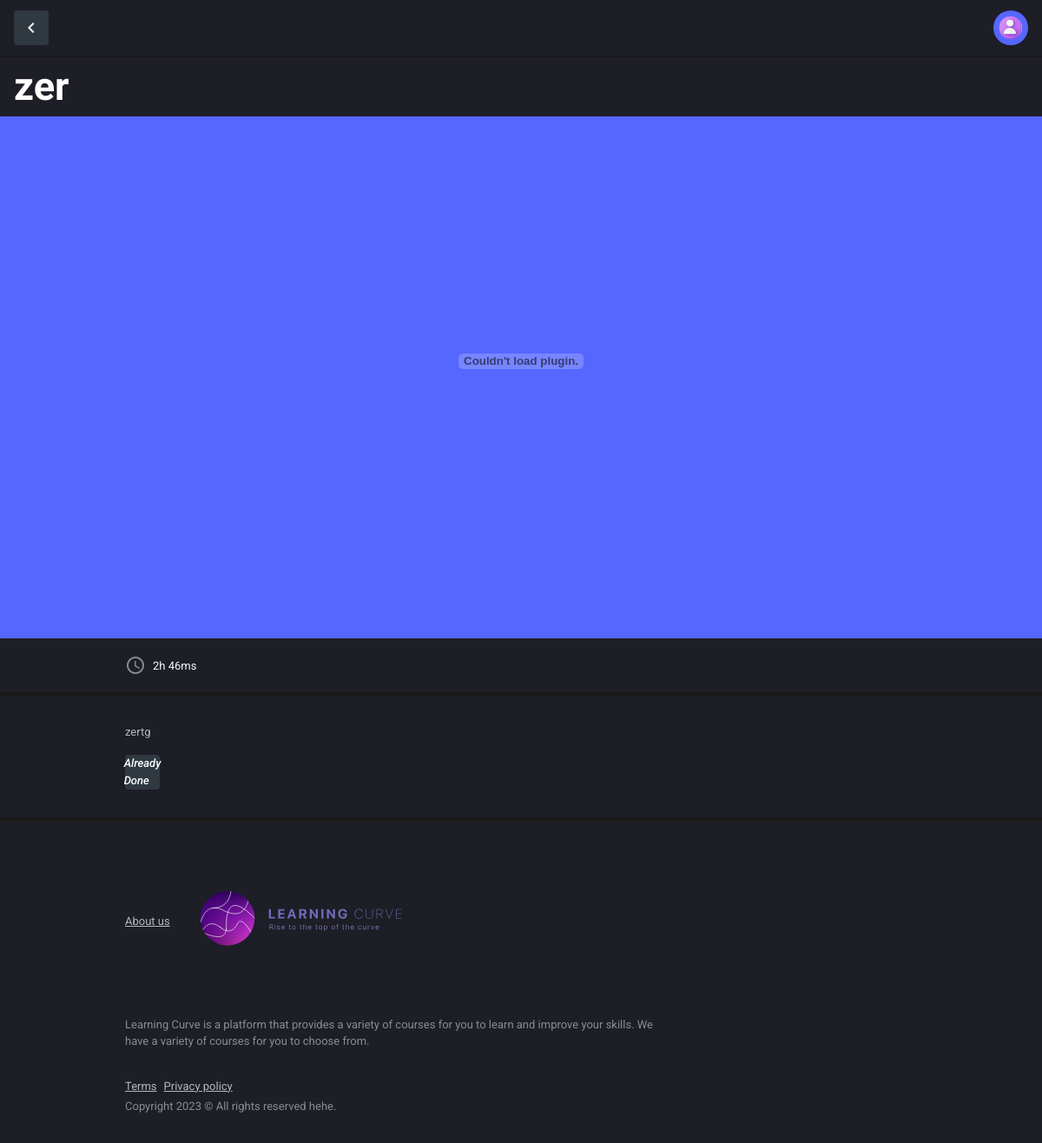
Page /learningcurveapp/chapter/3 (signed in) on the earlier database version.
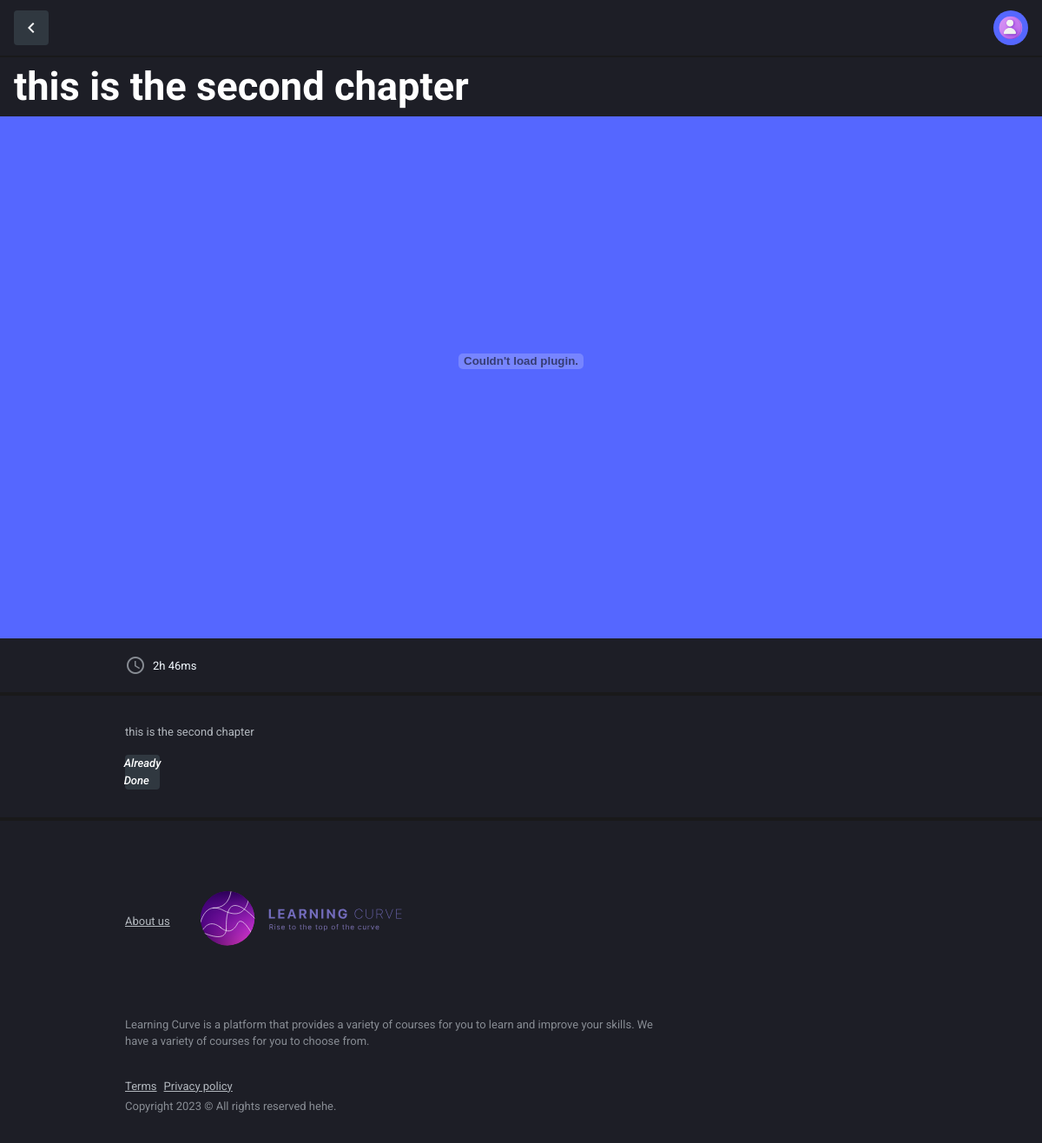
Same page on the later database version.
### learningcurveapp/models.py (models this page shows, shortened)
class Chapter(models.Model):
    title = models.CharField(max_length=100, default='')
    description = models.TextField(default='')
    number = models.PositiveSmallIntegerField(validators=[MinValueValidator(0)])
    course = models.ForeignKey(Course, on_delete=models.CASCADE,related_name='chapter_course')
    content= models.FileField(max_length=1000, default='',upload_to='chapters/')
    content_type = models.CharField(choices=TYPE, max_length=10, default='pdf')
    time = models.PositiveSmallIntegerField(validators=[MinValueValidator(0)],default=0)

### learningcurveapp/views.py (the view)
# urls.py: path('chapter/<int:id>', views.chapter, name='chapter'),
@login_required
def chapter(request,id):
    role=request.user.groups.first().name
    chapter=Chapter.objects.get(id=id)
    chapter_completed=False
    if(role=='student'):
        student = Student.objects.get(user=request.user)
        chapter_completed = ChapterCompletion.objects.filter(chapter=chapter, student=student).exists()
    return render(request, 'learningcurveapp/chapter.html',context ={'chapter':chapter,'role':role,'chapter_completed':chapter_completed,'id':chapter.course_id})

### learningcurveapp/templates/learningcurveapp/chapter.html (shortened to what this page needs)
<!DOCTYPE html>
<html lang="en"
      dir="ltr"
      class="dark-mode">
<head>
    {% load static %}
    <link type="text/css"
          href="https://cdnjs.cloudflare.com/ajax/libs/spinkit/1.2.5/spinkit.min.css"
          rel="stylesheet">
    <link type="text/css"
          href="https://cdnjs.cloudflare.com/ajax/libs/jquery.perfect-scrollbar/1.5.2/css/perfect-scrollbar.min.css"
          rel="stylesheet">
    <link type="text/css"
          href="https://cdnjs.cloudflare.com/ajax/libs/font-awesome/5.15.3/css/all.min.css"
          rel="stylesheet">
    <link type="text/css"
          href="{% static 'learningcurveapp/css/preloader.css' %}"
          rel="stylesheet">
    <link type="text/css"
          href="{% static 'learningcurveapp/css/app.css' %}"
          rel="stylesheet">
    <link type="text/css"
          href="{% static 'learningcurveapp/css/dark.css' %}"
          rel="stylesheet">
</head>
<body class="layout-app ">
<div class="mdk-drawer-layout js-mdk-drawer-layout"
     data-push
     data-responsive-width="992px">
    <div class="mdk-drawer-layout__content page-content">
        <div class="navbar navbar-expand pr-0 navbar-dark border-bottom-2"
             id="default-navbar"
             data-primary>
            <span class="d-none d-md-flex align-items-center mr-16pt">
                        <span class="avatar avatar-sm mr-12pt">
                           <a href="{% url 'course'  id=chapter.course.id  %}">
                            <span class="avatar-title rounded navbar-avatar"><i
                                    class="material-icons">keyboard_arrow_left</i></span></a>
                        </span>
                    </span>
            <div class="nav navbar-nav flex-nowrap d-flex mr-16pt">
                <div class="nav-item dropdown">
                    <a href="/learningcurveapp/student-profile"
                       class="nav-link d-flex align-items-center dropdown-toggle"
                       data-toggle="dropdown"
                       data-caret="false">
                                <span class="avatar avatar-sm mr-8pt2">
                                    <span class="avatar-title rounded-circle bg-primary">
                                        <img src="{% static 'learningcurveapp/img.png' %}"
                                             alt="avatar_1"
                                             class="avatar-img rounded-circle">
                                    </span>
                                </span>
                    </a>
                </div>
            </div>
        </div>
        <div class="navbar navbar-light border-0 navbar-expand-sm"
             style="white-space: nowrap;">
            <h1 class="text-white flex m-0">{{chapter.title}}</h1>
        </div>
        <div class="bg-primary pb-lg-64pt py-32pt">
            <div class="container page__container">
                    {% if chapter.content_type == 'pdf' %}
                        <embed src="../..{{ MEDIA_URL }}{{ chapter.content }}" type="application/pdf" width="100%" height="500px" />
                    {% endif %}
            </div>
        </div>
        <div class="navbar navbar-expand-sm navbar-dark border-bottom-2 navbar-list p-0 m-0 align-items-center">
            <div class="container page__container">
                <ul class="nav navbar-nav flex align-items-sm-center">
                    <li class="nav-item navbar-list__item">
                        <i class="material-icons text-muted icon--left">schedule</i>
                        2h 46m
                    </li>
                    s
                </ul>
            </div>
        </div>
        <div class="page-section  border-top-2 border-bottom-2">
            <div class="container page__container">
                <div class="row ">
                    <div class="col-md-7">
                        <p class="text-70">{{chapter.description}}
                        </p>
                    </div>
                </div>
                <span class="avatar avatar-sm mr-12pt">
                    {% if role == 'student' and chapter_completed %}
                     <a href="{% url 'course'  id=chapter.course.id  %}">
                            <span class="avatar-title rounded navbar-avatar">
                                <i>Already Done</i>
                            </span>
                           </a>
                    {% elif  role == 'student'  %}
                     <a href="{% url 'student-chapter-complete' id=chapter.id %}">
                            <span class="avatar-title rounded navbar-avatar">
                                <i>Done</i>
                            </span>
                           </a>
                    {% endif %}
                </span>
            </div>
        </div>
        <div class=" border-top-2 mt-auto">
            <div class="container page__container page-section d-flex flex-column">
                <p class="text-70 brand mb-24pt">
                    <a href="/learningcurveapp/aboutus"
                       class="text-70 text-underline small">About us</a>
                    <img class="brand-icon"
                         src="{% static 'learningcurveapp/images/Logo.svg' %}"
                         width="300"
                         alt="Learning Curve">
                </p>
                <p class="measure-lead-max text-50 small mr-8pt">Learning Curve is a platform that provides a variety of
                    courses for you to learn and improve your skills. We have a variety of courses for you to choose
                    from.</p>
                <p class="mb-8pt d-flex">
                    <a href=""
                       class="text-70 text-underline mr-8pt small">Terms</a>
                    <a href=""
                       class="text-70 text-underline small">Privacy policy</a>
                </p>
                <p class="text-50 small mt-n1 mb-0">Copyright 2023 &copy; All rights reserved hehe.</p>
            </div>
        </div>
    </div>
</div>
</body>
</html>

### learningcurveapp/static/learningcurveapp/css/preloader.css (style rules this page uses)
:root { --sk-size:64px;--sk-color:#fff }

### learningcurveapp/static/learningcurveapp/css/dark.css (style rules this page uses)
html.dark-mode body { color:#f2f9ff }
html[dir].dark-mode body { background-color:#1d1e26 }
html.dark-mode .link-color,html.dark-mode a:not([class]) { color:rgba(242,249,255,.7) }
html.dark-mode .h1,html.dark-mode .h2,html.dark-mode .h3,html.dark-mode .h4,html.dark-mode .h5,html.dark-mode .h6,html.dark-mode h1,html.dark-mode h2,html.dark-mode h3,html.dark-mode h4,html.dark-mode h5,html.dark-mode h6 { color:#f2f9ff }
html.dark-mode .text-50,html.dark-mode .text-muted { color:rgba(242,249,255,.5)!important }
html.dark-mode .text-70 { color:rgba(242,249,255,.7)!important }
html[dir].dark-mode .border-top-2 { border-top-color:#19191a!important }
html[dir].dark-mode .border-bottom-2 { border-bottom-color:#19191a!important }

Differences in the rows shown:
changed Chapter: title "zer" → "this is the second chapter"; description "zertg" → "this is the second chapter"
